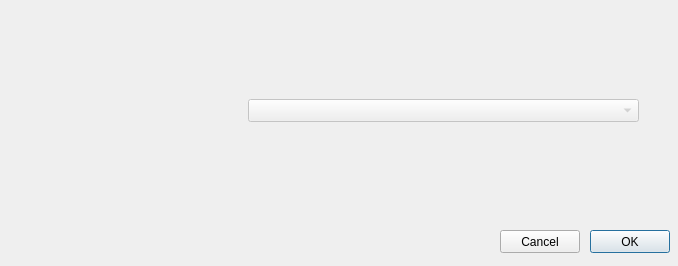
<?xml version="1.0" encoding="UTF-8"?>
<ui version="4.0">
 <class>Dialog</class>
 <widget class="QDialog" name="Dialog">
  <property name="windowModality">
   <enum>Qt::WindowModality::WindowModal</enum>
  </property>
  <property name="geometry">
   <rect>
    <x>0</x>
    <y>0</y>
    <width>678</width>
    <height>266</height>
   </rect>
  </property>
  <property name="windowTitle">
   <string>Dialog</string>
  </property>
  <widget class="QWidget" name="widget" native="true">
   <property name="geometry">
    <rect>
     <x>40</x>
     <y>19</y>
     <width>631</width>
     <height>211</height>
    </rect>
   </property>
   <widget class="QLabel" name="label">
    <property name="geometry">
     <rect>
      <x>40</x>
      <y>70</y>
      <width>131</width>
      <height>41</height>
     </rect>
    </property>
    <property name="text">
     <string/>
    </property>
   </widget>
   <widget class="QLineEdit" name="text">
    <property name="enabled">
     <bool>false</bool>
    </property>
    <property name="geometry">
     <rect>
      <x>210</x>
      <y>80</y>
      <width>381</width>
      <height>22</height>
     </rect>
    </property>
    <property name="statusTip">
     <string/>
    </property>
    <property name="locale">
     <locale language="English" country="UnitedStates"/>
    </property>
    <property name="text">
     <string/>
    </property>
   </widget>
   <widget class="QLabel" name="current_attribute">
    <property name="geometry">
     <rect>
      <x>210</x>
      <y>30</y>
      <width>381</width>
      <height>20</height>
     </rect>
    </property>
    <property name="text">
     <string/>
    </property>
   </widget>
   <widget class="QLabel" name="current_attribute_label">
    <property name="geometry">
     <rect>
      <x>40</x>
      <y>30</y>
      <width>121</width>
      <height>20</height>
     </rect>
    </property>
    <property name="text">
     <string/>
    </property>
   </widget>
   <widget class="QComboBox" name="selector">
    <property name="enabled">
     <bool>false</bool>
    </property>
    <property name="geometry">
     <rect>
      <x>208</x>
      <y>80</y>
      <width>391</width>
      <height>23</height>
     </rect>
    </property>
   </widget>
  </widget>
  <widget class="QPushButton" name="ok_button">
   <property name="geometry">
    <rect>
     <x>590</x>
     <y>230</y>
     <width>80</width>
     <height>23</height>
    </rect>
   </property>
   <property name="font">
    <font>
     <bold>false</bold>
    </font>
   </property>
   <property name="text">
    <string>OK</string>
   </property>
  </widget>
  <widget class="QPushButton" name="cancel_button">
   <property name="geometry">
    <rect>
     <x>500</x>
     <y>230</y>
     <width>80</width>
     <height>23</height>
    </rect>
   </property>
   <property name="locale">
    <locale language="English" country="UnitedStates"/>
   </property>
   <property name="text">
    <string>Cancel</string>
   </property>
  </widget>
 </widget>
 <resources/>
 <connections/>
</ui>
